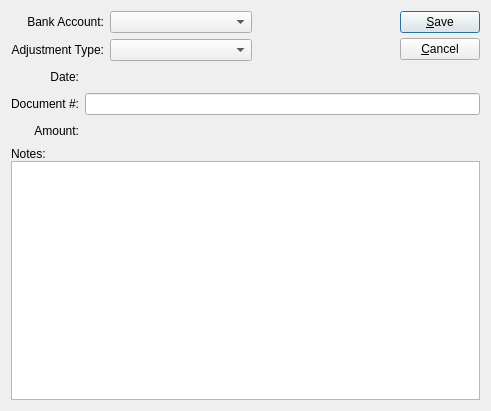
<?xml version="1.0" encoding="UTF-8"?>
<ui version="4.0">
 <comment>This file is part of the xTuple ERP: PostBooks Edition, a free and
open source Enterprise Resource Planning software suite,
Copyright (c) 1999-2019 by OpenMFG LLC, d/b/a xTuple.
It is licensed to you under the Common Public Attribution License
version 1.0, the full text of which (including xTuple-specific Exhibits)
is available at www.xtuple.com/CPAL.  By using this software, you agree
to be bound by its terms.</comment>
 <class>bankAdjustment</class>
 <widget class="QWidget" name="bankAdjustment">
  <property name="geometry">
   <rect>
    <x>0</x>
    <y>0</y>
    <width>491</width>
    <height>411</height>
   </rect>
  </property>
  <property name="windowTitle">
   <string>Bank Adjustment</string>
  </property>
  <layout class="QVBoxLayout">
   <item>
    <layout class="QHBoxLayout">
     <item>
      <layout class="QVBoxLayout">
       <property name="spacing">
        <number>0</number>
       </property>
       <item>
        <layout class="QGridLayout">
         <item row="1" column="0">
          <widget class="QLabel" name="_bankadjtypeLit">
           <property name="text">
            <string>Adjustment Type:</string>
           </property>
           <property name="alignment">
            <set>Qt::AlignRight|Qt::AlignTrailing|Qt::AlignVCenter</set>
           </property>
          </widget>
         </item>
         <item row="0" column="0">
          <widget class="QLabel" name="_bankaccntLit">
           <property name="text">
            <string>Bank Account:</string>
           </property>
           <property name="alignment">
            <set>Qt::AlignRight|Qt::AlignTrailing|Qt::AlignVCenter</set>
           </property>
          </widget>
         </item>
         <item row="0" column="1">
          <layout class="QHBoxLayout">
           <property name="spacing">
            <number>0</number>
           </property>
           <item>
            <widget class="XComboBox" name="_bankaccnt">
             <property name="sizePolicy">
              <sizepolicy hsizetype="Expanding" vsizetype="Fixed">
               <horstretch>0</horstretch>
               <verstretch>0</verstretch>
              </sizepolicy>
             </property>
            </widget>
           </item>
           <item>
            <spacer>
             <property name="orientation">
              <enum>Qt::Horizontal</enum>
             </property>
             <property name="sizeType">
              <enum>QSizePolicy::Expanding</enum>
             </property>
             <property name="sizeHint" stdset="0">
              <size>
               <width>40</width>
               <height>20</height>
              </size>
             </property>
            </spacer>
           </item>
          </layout>
         </item>
         <item row="1" column="1">
          <layout class="QHBoxLayout">
           <property name="spacing">
            <number>0</number>
           </property>
           <item>
            <widget class="XComboBox" name="_bankadjtype">
             <property name="sizePolicy">
              <sizepolicy hsizetype="Expanding" vsizetype="Fixed">
               <horstretch>0</horstretch>
               <verstretch>0</verstretch>
              </sizepolicy>
             </property>
            </widget>
           </item>
           <item>
            <spacer>
             <property name="orientation">
              <enum>Qt::Horizontal</enum>
             </property>
             <property name="sizeType">
              <enum>QSizePolicy::Expanding</enum>
             </property>
             <property name="sizeHint" stdset="0">
              <size>
               <width>40</width>
               <height>20</height>
              </size>
             </property>
            </spacer>
           </item>
          </layout>
         </item>
        </layout>
       </item>
       <item>
        <spacer>
         <property name="orientation">
          <enum>Qt::Vertical</enum>
         </property>
         <property name="sizeType">
          <enum>QSizePolicy::Preferred</enum>
         </property>
         <property name="sizeHint" stdset="0">
          <size>
           <width>20</width>
           <height>0</height>
          </size>
         </property>
        </spacer>
       </item>
      </layout>
     </item>
     <item>
      <layout class="QVBoxLayout">
       <property name="spacing">
        <number>0</number>
       </property>
       <item>
        <layout class="QVBoxLayout">
         <property name="spacing">
          <number>5</number>
         </property>
         <item>
          <widget class="QPushButton" name="_save">
           <property name="enabled">
            <bool>true</bool>
           </property>
           <property name="text">
            <string>&amp;Save</string>
           </property>
           <property name="autoDefault">
            <bool>true</bool>
           </property>
           <property name="default">
            <bool>true</bool>
           </property>
          </widget>
         </item>
         <item>
          <widget class="QPushButton" name="_close">
           <property name="text">
            <string>&amp;Cancel</string>
           </property>
          </widget>
         </item>
        </layout>
       </item>
       <item>
        <spacer>
         <property name="orientation">
          <enum>Qt::Vertical</enum>
         </property>
         <property name="sizeType">
          <enum>QSizePolicy::Preferred</enum>
         </property>
         <property name="sizeHint" stdset="0">
          <size>
           <width>10</width>
           <height>0</height>
          </size>
         </property>
        </spacer>
       </item>
      </layout>
     </item>
    </layout>
   </item>
   <item>
    <layout class="QGridLayout">
     <item row="0" column="0">
      <widget class="QLabel" name="_dateLit">
       <property name="text">
        <string>Date:</string>
       </property>
       <property name="alignment">
        <set>Qt::AlignRight|Qt::AlignTrailing|Qt::AlignVCenter</set>
       </property>
      </widget>
     </item>
     <item row="1" column="0">
      <widget class="QLabel" name="_doumentNumberLit">
       <property name="text">
        <string>Document #:</string>
       </property>
       <property name="alignment">
        <set>Qt::AlignRight|Qt::AlignTrailing|Qt::AlignVCenter</set>
       </property>
      </widget>
     </item>
     <item row="2" column="0">
      <widget class="QLabel" name="_amountLit">
       <property name="text">
        <string>Amount:</string>
       </property>
       <property name="alignment">
        <set>Qt::AlignRight|Qt::AlignTrailing|Qt::AlignVCenter</set>
       </property>
      </widget>
     </item>
     <item row="0" column="1">
      <layout class="QHBoxLayout">
       <property name="spacing">
        <number>0</number>
       </property>
       <item>
        <widget class="DLineEdit" name="_date"/>
       </item>
       <item>
        <spacer>
         <property name="orientation">
          <enum>Qt::Horizontal</enum>
         </property>
         <property name="sizeType">
          <enum>QSizePolicy::Expanding</enum>
         </property>
         <property name="sizeHint" stdset="0">
          <size>
           <width>40</width>
           <height>20</height>
          </size>
         </property>
        </spacer>
       </item>
      </layout>
     </item>
     <item row="1" column="1">
      <widget class="XLineEdit" name="_docNumber">
       <property name="alignment">
        <set>Qt::AlignLeading</set>
       </property>
      </widget>
     </item>
     <item row="2" column="1">
      <layout class="QHBoxLayout">
       <item>
        <widget class="CurrCluster" name="_amount">
         <property name="allowNegative">
          <bool>true</bool>
         </property>
         <property name="currencyEditable" stdset="0">
          <bool>false</bool>
         </property>
        </widget>
       </item>
       <item>
        <spacer>
         <property name="orientation">
          <enum>Qt::Horizontal</enum>
         </property>
         <property name="sizeType">
          <enum>QSizePolicy::Expanding</enum>
         </property>
         <property name="sizeHint" stdset="0">
          <size>
           <width>260</width>
           <height>20</height>
          </size>
         </property>
        </spacer>
       </item>
      </layout>
     </item>
    </layout>
   </item>
   <item>
    <layout class="QVBoxLayout">
     <property name="spacing">
      <number>0</number>
     </property>
     <item>
      <widget class="QLabel" name="_notesLit">
       <property name="text">
        <string>Notes:</string>
       </property>
      </widget>
     </item>
     <item>
      <widget class="XTextEdit" name="_notes">
       <property name="sizePolicy">
        <sizepolicy hsizetype="Expanding" vsizetype="Expanding">
         <horstretch>0</horstretch>
         <verstretch>0</verstretch>
        </sizepolicy>
       </property>
       <property name="spellEnable">
        <bool>true</bool>
       </property>
      </widget>
     </item>
    </layout>
   </item>
  </layout>
 </widget>
 <layoutdefault spacing="6" margin="11"/>
 <customwidgets>
  <customwidget>
   <class>CurrCluster</class>
   <extends>CurrDisplay</extends>
   <header>currcluster.h</header>
   <container>1</container>
  </customwidget>
  <customwidget>
   <class>CurrDisplay</class>
   <extends>QWidget</extends>
   <header>currcluster.h</header>
  </customwidget>
  <customwidget>
   <class>DLineEdit</class>
   <extends>QWidget</extends>
   <header>datecluster.h</header>
   <container>1</container>
  </customwidget>
  <customwidget>
   <class>XComboBox</class>
   <extends>QComboBox</extends>
   <header>xcombobox.h</header>
  </customwidget>
  <customwidget>
   <class>XLineEdit</class>
   <extends>QLineEdit</extends>
   <header>xlineedit.h</header>
   <container>1</container>
  </customwidget>
  <customwidget>
   <class>XTextEdit</class>
   <extends>QTextEdit</extends>
   <header>xtextedit.h</header>
  </customwidget>
 </customwidgets>
 <tabstops>
  <tabstop>_bankaccnt</tabstop>
  <tabstop>_bankadjtype</tabstop>
  <tabstop>_date</tabstop>
  <tabstop>_docNumber</tabstop>
  <tabstop>_amount</tabstop>
  <tabstop>_notes</tabstop>
  <tabstop>_close</tabstop>
 </tabstops>
 <resources/>
 <connections>
  <connection>
   <sender>_close</sender>
   <signal>clicked()</signal>
   <receiver>bankAdjustment</receiver>
   <slot>close()</slot>
   <hints>
    <hint type="sourcelabel">
     <x>20</x>
     <y>20</y>
    </hint>
    <hint type="destinationlabel">
     <x>20</x>
     <y>20</y>
    </hint>
   </hints>
  </connection>
 </connections>
</ui>
